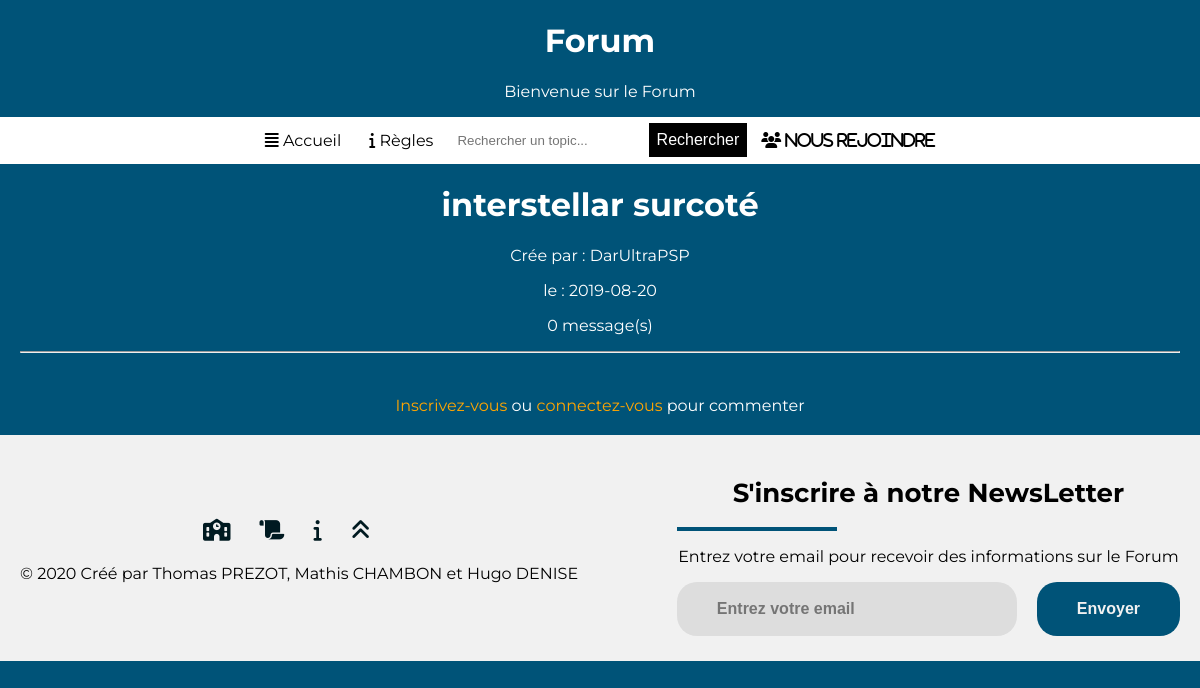
The page /TestPart1/Forum.php?index=9 on the database as committed earlier.
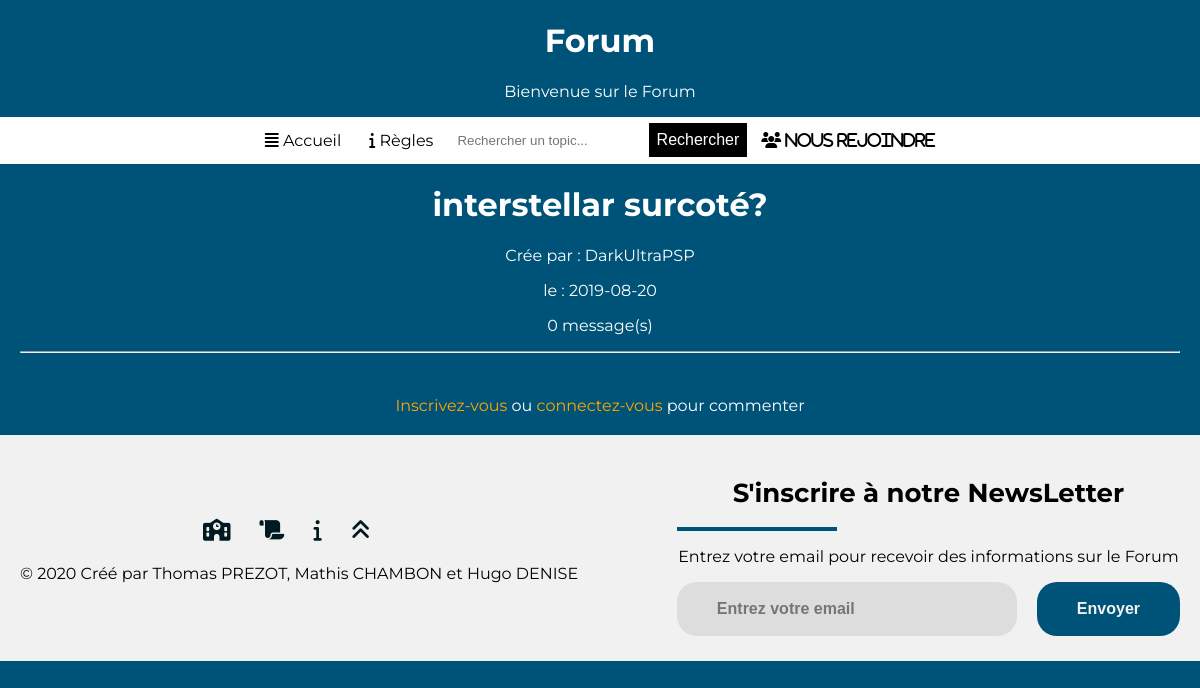
The same page on the database as committed later.
### tables this page shows
CREATE TABLE FilDeDiscussion
(
idFilDeDiscussion INT(11),
isFilDeDiscussionClos TINYINT,
titreFilDeDiscussion VARCHAR(64),
dateOuverture DATE,
Theme VARCHAR(64),
idCreateur INT(11),
idMessage INT(11),
PRIMARY KEY(idFilDeDiscussion)
);

CREATE TABLE Compte
(
idCompte INT(11) NOT NULL AUTO_INCREMENT,
isCompteBanni TINYINT,
dateDebutBan DATE,
dateFinBan DATE,
motDePasse VARCHAR(64),
login VARCHAR(64),
dateCreation DATE,
nomCompte VARCHAR(64),
idMessage INT(11),
connexion TINYINT,
email VARCHAR(64),
PRIMARY KEY(idCompte)
);

### TestPart1/data/fildediscussion.php (called while the page is built, shortened)
<?php
    class FilDeDiscussion
    {
        private $titreFilDeDiscussion;
        private $dateCreation;
        private $idCreateur;
        public function getTitreFilDeDiscussion() {
            return $this->titreFilDeDiscussion;
        }
        public function getDateCreation() {
            return $this->dateCreation;
        }
        public function getIdCreateur() {
            return $this->idCreateur;
        }
        public function getIdFilDeDiscussionWithId($idFilDeDiscussion)
        {
            $bdd=DatabaseLinker::getConnexion();
            $state = $bdd->prepare("SELECT * FROM FilDeDiscussion WHERE idFilDeDiscussion=?");
            $state->bindParam(1,$idFilDeDiscussion);
            $state->execute();
            $resultat = $state->fetchAll();
            foreach ($resultat as $ligneResultat)
            {
                $this->dateCreation = $ligneResultat["dateOuverture"];
                $this->titreFilDeDiscussion = $ligneResultat["titreFilDeDiscussion"];
                $this->idCreateur = $ligneResultat["idCreateur"];
            }
        }
        public static function getCreateurWithId($idCreateur)
        {
            $bdd=DatabaseLinker::getConnexion();
            $state = $bdd->prepare("SELECT nomCompte FROM Compte INNER JOIN FilDeDiscussion ON FilDeDiscussion.idCreateur = Compte.idCompte WHERE idFilDeDiscussion=?");
            $state->bindParam(1,$idCreateur);
            $state->execute();
            $resultat = $state->fetchAll();
            $compte = new Compte();
            foreach ($resultat as $ligneResultat)
            {
                $compte->setNomCompte($ligneResultat["nomCompte"]);
            }
            return $compte;
        }
    }
?>

### TestPart1/data/compte.php (called while the page is built, shortened)
<?php
    class Compte
    {
        private $nomCompte;
        function getNomCompte() {
            return $this->nomCompte;
        }
        function setNomCompte($nomCompte) {
            $this->nomCompte = $nomCompte;
        }
    }
?>

### TestPart1/datamanagers/fildediscussionManager.php (called while the page is built, shortened)
<?php
    include("data/fildediscussion.php");
    class fildediscussionManager
    {
        public static function findAllMessage($idFilDeDiscussion)
        {
            $tab= array();
            $connex=DatabaseLinker::getConnexion();
            $state=$connex->prepare("SELECT * FROM Message WHERE idFilDeDiscussion=?");
            $state->bindParam(1,$idFilDeDiscussion);
            $state->execute();
            $result = $state->fetchALL();
            return $tab;
        }
    }
?>

### TestPart1/Forum.php (the view, shortened to what the changed rows need)
<?php
	include("HeaderForum.php");
	include("datamanagers/messageManager.php");
	include("datamanagers/fildediscussionManager.php");
	if (!empty($_GET["index"]))
	{
		if(isset($_SESSION["idUser"]))
		{
			if (!empty($_POST["delete"]))
			{
				messageManager::deleteMessage($_POST["delete"]);
			}
			if (!empty($_POST["bandef"]))
			{
				compteManager::banCompteDef($_POST["bandef"]);
			}
			$utilisateur = new Compte();
			$utilisateur->initCompte($_SESSION["idUser"]);
			$nom = $utilisateur->getNomCompte();
			include("BarreDeNavCo.php");
			?>
				<?php
			$id = $_GET["index"];
			$fildediscussion = new FilDeDiscussion();
			$fildediscussion->getIdFilDeDiscussionWithId($id);
			$createur = FilDeDiscussion::getCreateurWithId($id);
			if (!empty($_POST["message"]))
			{
				$msg = new Message();
				$msg->setLibelle($_POST["message"]);
				$msg->setIdAuteur($_SESSION["idUser"]);
				$msg->setIdFilDeDiscussion($id);
				messageManager::insertMessage($msg);
			}
			if ($_GET["index"])
			{
				echo '<h1>';
				if ($fildediscussion->getIsFilDeDiscussionClos())
				{
					echo "[Résolu] ";
				}
				echo $fildediscussion->getTitreFilDeDiscussion().'</h1>';
				$msg = fildediscussionManager::findAllMessage($id);
				echo '<p>Crée par : <a style="color: white; text-decoration: none;" href="profil.php?idProfil='.$fildediscussion->getIdCreateur().'">'.$createur->getNomCompte().'</a></p>';
				echo '<p>le : '.$fildediscussion->getDateCreation().'</p>';
				echo '<p>'.sizeof($msg)." message(s)".'</p>';
				echo '<hr>';
				echo "<br>";
				$user = new Compte();
				foreach ($msg as $linemsg)
				{
			    	?>
			    	<div class="messages"><br>
			  			<div class="topMsg">
					        <?php
					        $user->initCompte($linemsg->getIdAuteur());
			  				if ($user->getCheminPhoto()==NULL)
			  				{
			  					echo '<img src="image/pp/user.png" alt="Avatar" class="avatar">';
			  				}
					        else
					        {
					        	echo '<img src="'.$user->getCheminPhoto().'"alt="Avatar" class="avatar">';
					        }
					        ?>
					        <div class="titreNomCompte"><a style="color: black; text-decoration: none;"<?php echo 'href="profil.php?idProfil='.$linemsg->getIdAuteur().'"'?><h4><?php echo ' '.$user->getNomCompte(); ?></h4></a></div><br>
					        <?php
						        if ($utilisateur->getIsCompteAdmin())
						        {
									echo '
									<form method="POST">
										<div>
											<button name = "delete" value = "'.$linemsg->getIdMessage().'"><i class="fas fa-minus"></i> Supprimer</button>';
											if ($utilisateur->getIdCompte()!=$user->getIdCompte())
											{
												echo '<a href="bantemp.php?idCompte='.$linemsg->getIdAuteur().'"><i class="fas fa-user-times"></i> bannir temporairement</a>';
												echo '<button name ="bandef" value = "'.$linemsg->getIdAuteur().'"><i class="fas fa-user-slash"></i> bannir def</button>';
											}
											else
											{
												echo
												'<button name = "modif" value="'.$linemsg->getIdMessage().'"><i class="fas fa-pen"></i> Modifier</button>';
											}
										echo '</div>
									</form>';
								}
								elseif ($utilisateur->getIdCompte()==$user->getIdCompte())
								{
									echo '<form method="POST">
											<div>
												<button name = "delete" value = "'.$linemsg->getIdMessage().'"><i class="fas fa-minus"></i> Supprimer</button>
												<button name = "modif" value="'.$linemsg->getIdMessage().'"> Modifier</button>
											</div>
										</form>';
								}
					        ?>
					    </div>
				        <hr>
				        <div = class="contentMsg">
				        	<p><?php echo $linemsg->getLibelle(); ?></p>
				        	<div class="leftBouton">
					        	<div class="bouton">
				        			<button type="button"><i class="fa fa-thumbs-up"></i> Utile</button>
				        			<button type="button"><i class="fas fa-thumbs-down"></i> Inutile</button>
				        		</div>
				        	</div>
				        </div>
			    	</div>
			    	<?php
				}
				?>
				<?php
				if ($fildediscussion->getIsFilDeDiscussionClos())
				{
					?>
					<img src="image/resolu.png">
					<?php
				}
				else
				{
					?>
					<h2>Ajouter un commmentaire</h2>
					<form method="POST">
						<div class="postCom">
							<textarea name="message"></textarea>
							<br>
							<button>Commenter</button>
							<br>
						</div>
					</form>
				<?php
				}
				?>
			<?php
			}
		}
		elseif(!isset($_SESSION["idUser"]))
		{
			include("BarreDeNavNonCo.php");
			$id = $_GET["index"];
			$fildediscussion = new FilDeDiscussion();
			$fildediscussion->getIdFilDeDiscussionWithId($id);
			$createur = FilDeDiscussion::getCreateurWithId($id);
			if ($_GET["index"])
			{
				echo '<h1>';
				echo $fildediscussion->getTitreFilDeDiscussion().'</h1>';
				$msg = fildediscussionManager::findAllMessage($id);
				echo '<p>Crée par : <a style="color: white; text-decoration: none;" href="profil.php?idProfil='.$fildediscussion->getIdCreateur().'">'.$createur->getNomCompte().'</a></p>';
				echo '<p>le : '.$fildediscussion->getDateCreation().'</p>';
				echo '<p>'.sizeof($msg)." message(s)".'</p>';
				echo '<hr>';
				echo "<br>";
			    	?>
			    	<?php
			}
			?>
			<p class="messageCo"><a href="indexLogin.php">Inscrivez-vous </a>ou <a href="indexLogin.php">connectez-vous </a>pour commenter</p>
			<?php
		}
?>
<?php
	}
	include("footer.php");
	?>

Rows that differ between the two databases and show on the page:
changed fildediscussion: titreFilDeDiscussion "interstellar surcoté" → "interstellar surcoté?"
changed compte: nomCompte "DarUltraPSP" → "DarkUltraPSP"
